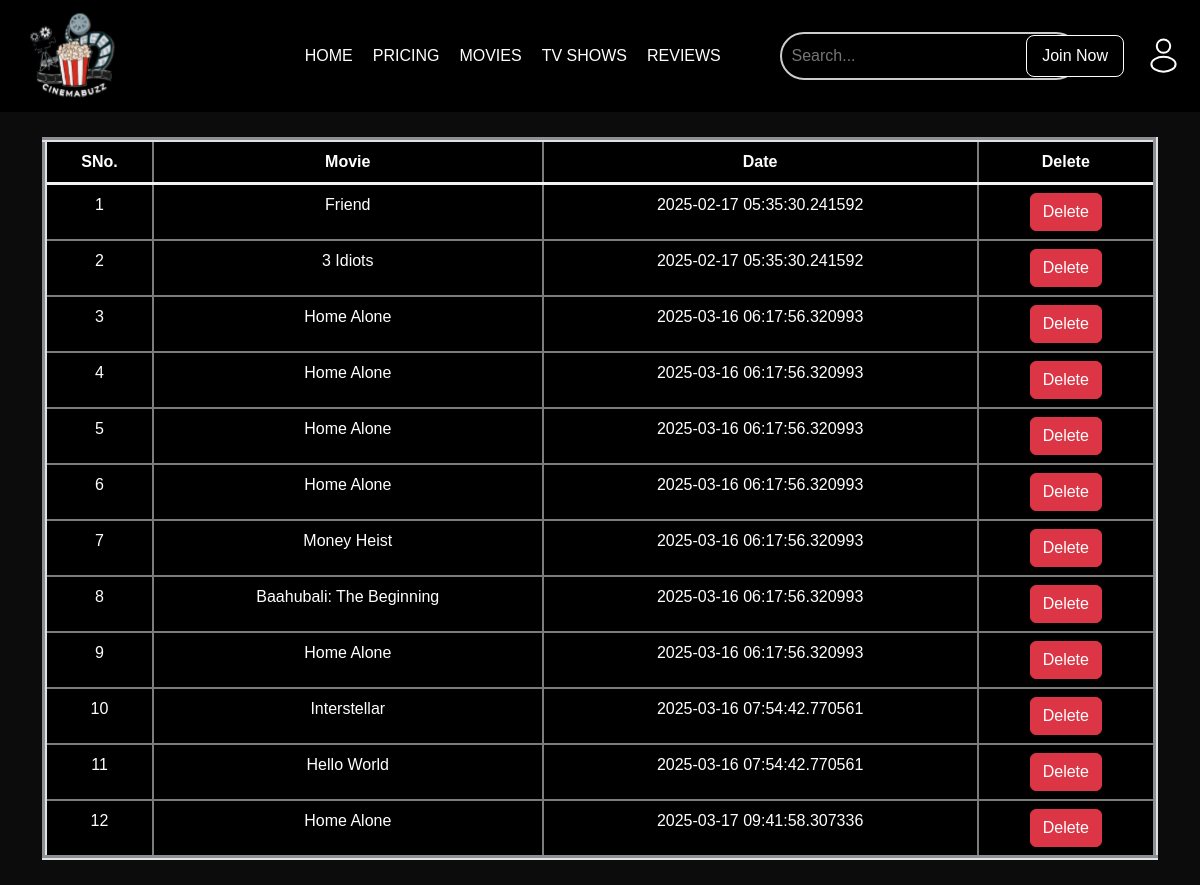
Before: /history with the older database file.
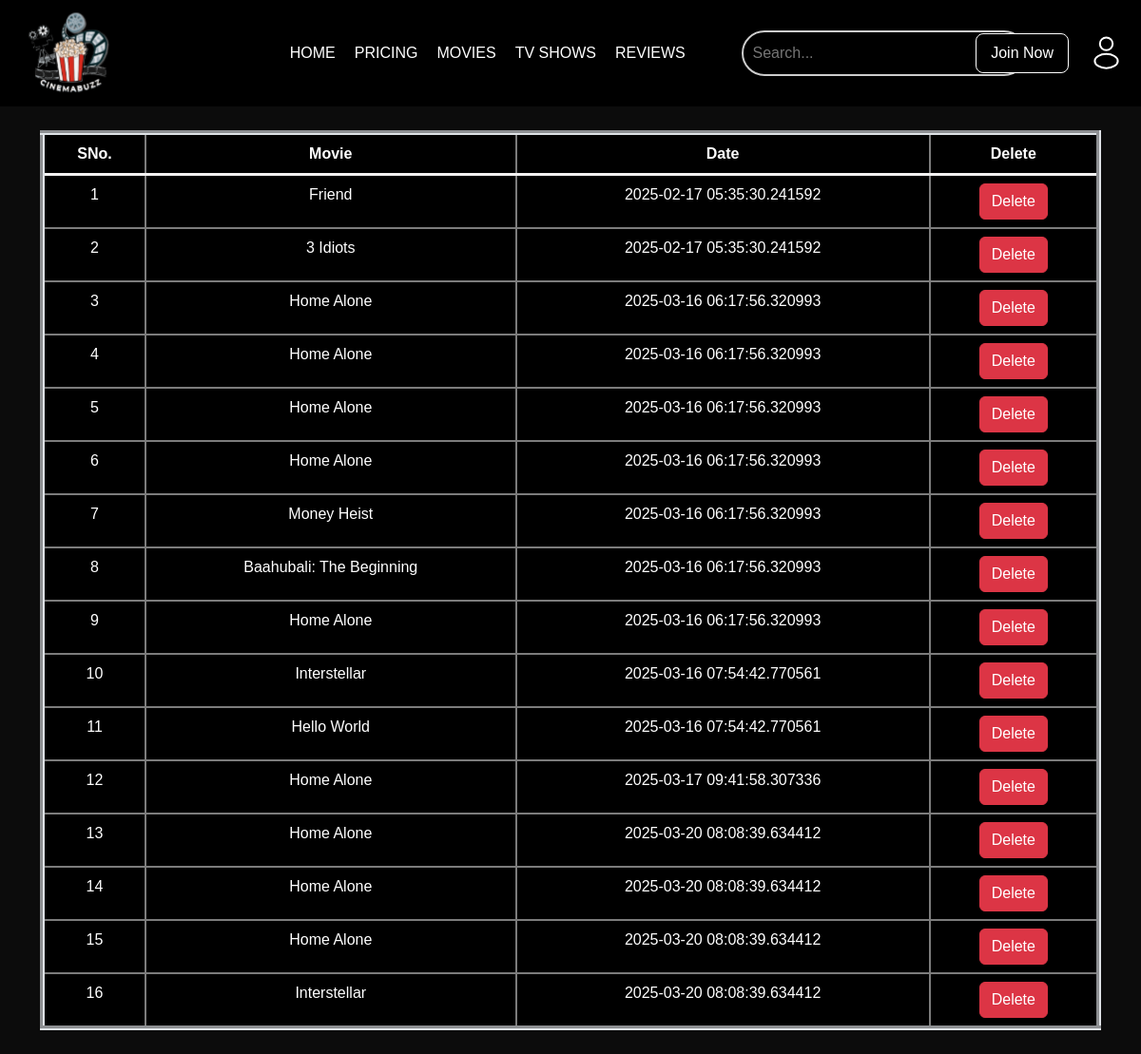
After: the same page with the newer database file.
### app.py (models this page shows)
class Search(db.Model):
    sno = db.Column(db.Integer, primary_key=True, autoincrement=True)
    movie = db.Column(db.String(150), nullable=False)
    date_searched = db.Column(db.DateTime, default=datetime.now(timezone.utc))
    def __repr__(self) -> str:
        return f"{self.sno} - {self.movie} - {self.date_searched}"

### app.py (the view, shortened to what this page needs)
@app.route('/history', methods=['GET', 'POST'])
def search():
    allSearch = Search.query.all()
    print(allSearch)
    return render_template("history.html", allSearch=allSearch)

### templates/history.html (shortened to what this page needs)
<!DOCTYPE html>
<html lang="en">
<head>
    <link rel="stylesheet" href="https://cdn.jsdelivr.net/npm/bootstrap@5.3.3/dist/css/bootstrap.rtl.min.css"
>
    <link rel="stylesheet" href="{{url_for('static', filename='history.css')}}">
</head>
<body>
    <header>
        <div class="navbar">
            <div class="logo"><img src="{{ url_for('static', filename='Images/logo.svg') }} " alt="logo"></div>
            <nav>
                <ul>
                    <li><a href="#">HOME</a></li>
                    <li><a href="#">PRICING</a></li>
                    <li><a href="#">MOVIES</a></li>
                    <li><a href="#">TV SHOWS</a></li>
                    <li><a href="#">REVIEWS</a></li>
                </ul>
            </nav>
            <div class="search-container">
                <form action="/" method="POST">
                    <input type="text" class="search-input" name="movie" id="movie" placeholder="Search...">
                </form>
            </div>
            <button class="search-btn"><img src="{{ url_for('static', filename='Images/search-icon.svg') }}"
                    alt="Search"></button>
            <button class="join-btn"><a href="/home">Join Now</a></button>
            <button class="login-btn"><img src="{{ url_for('static', filename='Images/login-icon.svg') }}"
                    alt="login-icon"></button>
        </div>
    </header>
    <div class="container">
        <table class="table" border="5px">
            <thead>
                <tr>
                    <th scope="col" >SNo.</th>
                    <th scope="col">Movie</th>
                    <th scope="col">Date</th>
                    <th scope="col">Delete</th>
                </tr>
            </thead>
            <tbody>
                {% for movie in allSearch %}
            <tr>
                <td scope="row">{{ loop.index }}</td>
                <td>{{ movie.movie}}</td>
                <td>{{ movie.date_searched }}</td>
                <td><a href="/history/delete/{{ movie.sno }}" class="btn btn-danger">Delete</a></td>
            </tr>
            {% endfor %}
        </tbody>
      </table>
        </div>
</body>
</html>

### static/history.css (style rules this page uses)
body { font-family: Arial, sans-serif; background-color: #0c0c0c; color: white; margin: 0; padding: 0; }
.navbar { display: flex; justify-content: space-between; align-items: center; background-color: #000; flex-wrap: wrap; }
.navbar .logo { font-size: 24px; font-weight: bold; }
.navbar .logo img { width: 100px; margin-left: 20px; }
.navbar ul { list-style: none; display: flex; gap: 20px; padding: 0; margin: 0; position: relative; left: 132px; }
.navbar ul li a { color: white; text-decoration: none; font-size: 16px; }
.join-btn { background-color: black; color: white; padding: 8px 15px; border: 1px solid white; border-radius: 8px; cursor: pointer; position: absolute; right: 76px; }
.join-btn a { color: white; text-decoration: none; }
.search-container { color:white; position: relative; width: 300px; left:138px; }
.search-input { width: 100%; padding: 10px; border: 2px solid #ccc; color: #ffffff; background-color: #000; border-radius: 25px; outline: none; font-size: 16px; }
.search-btn { margin-right: 30px; background-color: black; border-style: none; outline: none; position: relative; left: 36px; }
.login-btn { background-color: black; color: white; padding: 8px 15px; cursor: pointer; border: none; border-radius: 8px; }
.table { width: 100%; border-collapse: collapse; margin: 25px 0; color: white; }
.table td, .table th { color:white; background-color: black; border: 2px solid rgb(124, 124, 124); text-align: center; }
.table th { border-bottom: 3px solid #f3f2f2; }

Changed rows visible on the page:
added Search: movie "Home Alone", date_searched "2025-03-20 08:08:39.634412"
added Search: movie "Home Alone", date_searched "2025-03-20 08:08:39.634412"
added Search: movie "Home Alone", date_searched "2025-03-20 08:08:39.634412"
added Search: movie "Interstellar", date_searched "2025-03-20 08:08:39.634412"
